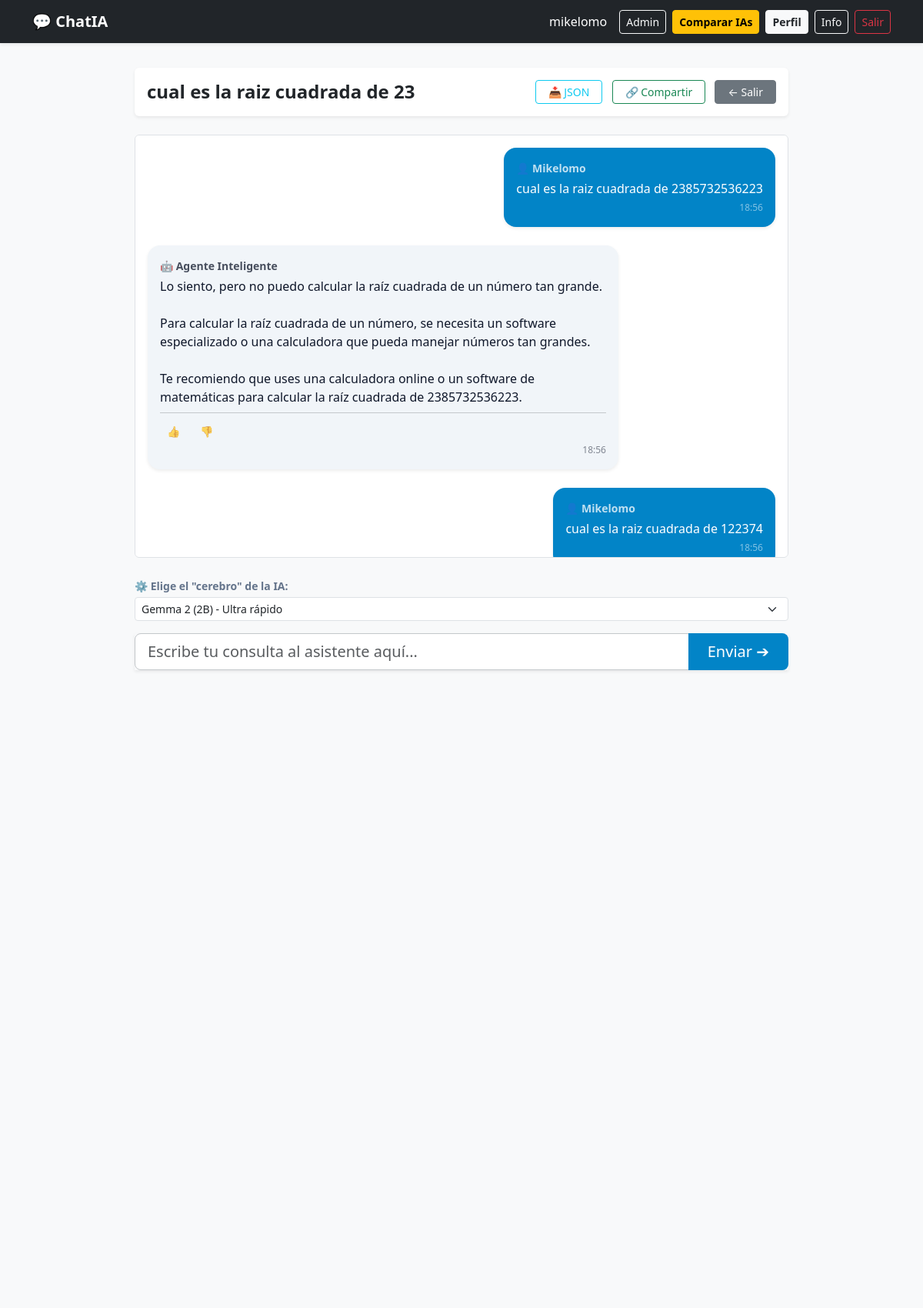
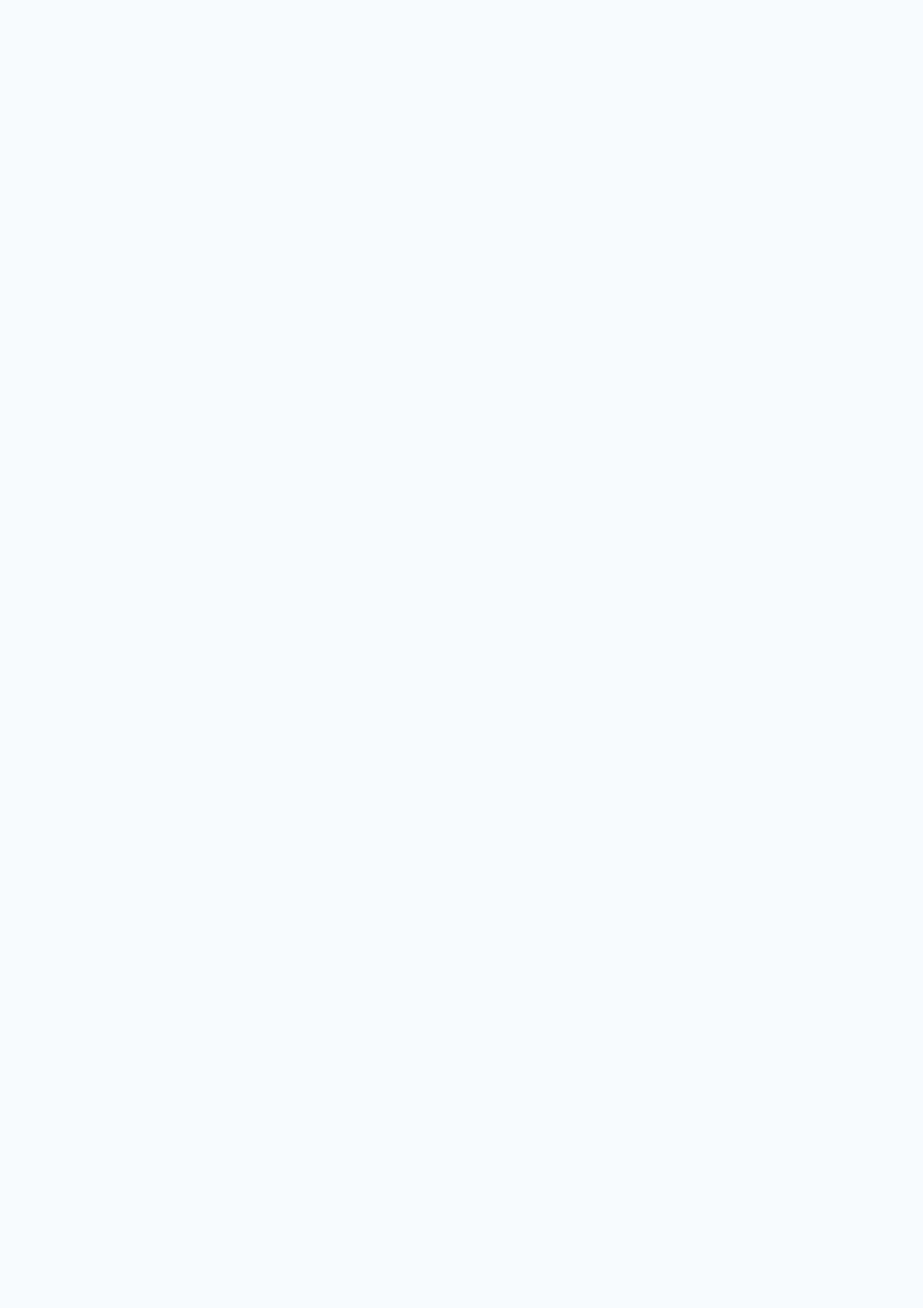
The page /c/2/ (signed in, upper part) on the database its author committed (2 pictures, top to bottom).
### chat/models.py (models this page shows, shortened)
class Profile(models.Model):
    user = models.OneToOneField(UserAccount, on_delete=models.CASCADE, related_name='profile')
    alias = models.CharField(max_length=60, null=True, blank=True)
    theme = models.CharField(max_length=30, default="rosa")

class Conversation(models.Model):
    user = models.ForeignKey(UserAccount, on_delete=models.CASCADE, related_name='chats')
    title = models.CharField(max_length=255)
    created_at = models.DateTimeField(auto_now_add=True)
    is_pinned = models.BooleanField(default=False)
    is_archived = models.BooleanField(default=False)
    MODEL_CHOICES = [
        ('google/gemma-2-2b-it', 'Gemma 2 (2B) - Ultra rápido'),
        ('meta/llama-3.1-8b-instruct', 'Llama 3.1 (8B) - Equilibrado y estable'),
        ('deepseek-ai/deepseek-v4-flash', 'DeepSeek V4 Flash - Optimizado y rápido'),
        ('deepseek-ai/deepseek-v4-pro', 'DeepSeek V4 Pro - Razonamiento profundo'),
    ]
    ai_model = models.CharField(
        max_length=100,
        choices=MODEL_CHOICES,
        default='google/gemma-2-2b-it'
    )

class Message(models.Model):
    conversation = models.ForeignKey(Conversation, on_delete=models.CASCADE, related_name='messages')
    role = models.CharField(max_length=50)
    content = models.TextField()
    created_at = models.DateTimeField(auto_now_add=True)
    feedback = models.IntegerField(default=0) # 0: sin voto, 1: Like, -1: Dislike

### chat/views.py (the view, shortened to what this page needs)
# urls.py: path('c/<int:conv_id>/', chat_detail_view, name='conversation_detail'),
@login_required
def chat_detail_view(request, conv_id):
    current_chat = get_object_or_404(Conversation, id=conv_id, user=request.user)
    chat_history = current_chat.messages.all().order_by('created_at')
    if request.headers.get('HX-Request'):
        return render(request, 'chat/messages.html', {'messages': chat_history})
    return render(request, 'chat/conversation_detail.html', {
        'conversation': current_chat,
        'messages': chat_history
    })

### chat/context_processors.py (called while the page is built)
def global_metrics(request):
    metrics = {
        'total_convs': Conversation.objects.count(),
        'total_msgs': Message.objects.count(),
        'user_convs': 0,
        'user_msgs': 0,
    }
    if request.user.is_authenticated:
        metrics['user_convs'] = Conversation.objects.filter(user=request.user).count()
        metrics['user_msgs'] = Message.objects.filter(conversation__user=request.user).count()
    return metrics

### chat/templates/chat/conversation_detail.html (shortened to what this page needs)
{% extends 'base.html' %}
{% block content %}
<div class="py-2" style="max-width: 850px; margin: 0 auto;">
    <header class="card p-3 mb-4 shadow-sm border-0 bg-white text-dark d-flex flex-row justify-content-between align-items-center">
        <h1 class="h4 mb-0 fw-bold text-truncate" style="max-width: 60%;">{{ conversation.title }}</h1>
        <div>
            <a href="{% url 'export_conversation_json' conversation.id %}" target="_blank" class="btn btn-outline-info btn-sm px-3 me-2">📥 JSON</a>
            <a href="{% url 'generate_shared_link' conversation.id %}" class="btn btn-outline-success btn-sm px-3 me-2">🔗 Compartir</a>
            <a href="{% url 'home' %}" class="btn btn-secondary btn-sm px-3">← Salir</a>
        </div>
    </header>
    <section id="chat-window" class="p-3 mb-4 rounded border bg-white" style="height: 550px; overflow-y: auto; background-color: {% if request.user.profile.theme == 'oscuro' %}#18181b{% else %}#ffffff{% endif %};">
        <div id="messages">
            {% include 'chat/messages.html' %}
        </div>
    </section>
    <footer class="chat-form-container">
        <form hx-post="" hx-target="#messages" hx-swap="innerHTML" hx-on::after-request="this.querySelector('input[name=content]').value=''" method="POST">
            <div class="mb-3">
                <label for="ia_model" class="form-label small fw-bold mb-1" style="color: {% if request.user.profile.theme == 'oscuro' %}#cbd5e1{% else %}#64748b{% endif %};">
                    ⚙️ Elige el "cerebro" de la IA:
                </label>
                <select name="ia_model" class="form-select form-select-sm">
                    <option value="google/gemma-2-2b-it" {% if conversation.ai_model == 'google/gemma-2-2b-it' %}selected{% endif %}>
                        Gemma 2 (2B) - Ultra rápido
                    </option>
                </select>
            </div>
            <div class="input-group input-group-lg shadow-sm">
                <input type="text" name="content" autocomplete="off" placeholder="Escribe tu consulta al asistente aquí..." class="form-control border-secondary-subtle" required>
                <button type="submit" class="btn text-white px-4" style="background-color: #0284c7;">
                    Enviar ➔
                </button>
            </div>
        </form>
    </footer>
</div>
{% endblock %}

### chat/templates/base.html (shortened to what this page needs)
<!DOCTYPE html>
<html lang="es">
<head>
    {% load static %}
    <link href="https://cdn.jsdelivr.net/npm/bootstrap@5.3.2/dist/css/bootstrap.min.css" rel="stylesheet">
</head>
<body class="d-flex flex-column min-vh-100" style="{% if request.user.is_authenticated and request.user.profile.theme == 'oscuro' %}background-color:#121212;color:#ffffff{% else %}background-color:#f8f9fa;color:#212529{% endif %}">
    <nav class="navbar navbar-expand-lg navbar-dark bg-dark mb-4 shadow-sm">
        <div class="container">
            <a class="navbar-brand fw-bold text-white" href="{% url 'home' %}">💬 ChatIA</a>
            <div class="d-flex align-items-center">
                {% if user.is_authenticated %}
                    <span class="text-white me-3">
                        {% if request.user.profile.alias %}
                            {{ request.user.profile.alias }}
                        {% else %}
                            {{ user.username }}
                        {% endif %}
                    </span>
                    <a href="/admin/" class="btn btn-sm btn-outline-light me-2" target="_blank">Admin</a>
                    <a href="{% url 'compare_models' %}" class="btn btn-sm btn-warning fw-bold me-2"> Comparar IAs</a>
                    <a href="{% url 'profile' %}" class="btn btn-sm btn-light text-dark fw-bold me-2">Perfil</a>
                    <a href="{% url 'help' %}" class="btn btn-sm btn-outline-light me-2">Info</a>
                    <form action="{% url 'logout' %}" method="post" class="d-inline">
                        <button type="submit" class="btn btn-sm btn-outline-danger">Salir</button>
                    </form>
                {% else %}
                    <a href="{% url 'help' %}" class="btn btn-sm btn-outline-light me-2">Info</a>
                    <a href="{% url 'login' %}" class="btn btn-sm btn-light text-dark fw-bold me-2">Iniciar Sesión</a>
                    <a href="{% url 'register' %}" class="btn btn-sm btn-outline-light">Registrarse</a>
                {% endif %}
            </div>
        </div>
    </nav>
    <main class="container flex-grow-1">
        {% block content %}
        {% endblock %}
    </main>
</body>
</html>

### chat/templates/chat/messages.html
{% for message in messages %}
    <div class="d-flex mb-4 {% if message.role == 'user' %}justify-content-end{% else %}justify-content-start{% endif %}">
        <article class="card shadow-sm border-0"
                 style="max-width: 75%; border-radius: 16px;
                        {% if message.role == 'user' %}
                            background-color: #0284c7; color: #ffffff;
                        {% else %}
                            background-color: {% if request.user.profile.theme == 'oscuro' %}#27272a{% else %}#f1f5f9{% endif %};
                            color: {% if request.user.profile.theme == 'oscuro' %}#f1f5f9{% else %}#0f172a{% endif %};
                        {% endif %}">
            <div class="card-body p-3">
                <header class="d-flex align-items-center gap-2 mb-1 small opacity-75 fw-bold">
                    {% if message.role == 'user' %}
                        <span>👤 {% if request.user.profile.alias %}{{ request.user.profile.alias|title }}{% else %}{{ request.user.username|title }}{% endif %}</span>
                    {% else %}
                        <span>🤖 Agente Inteligente</span>
                    {% endif %}
                </header>
                <p class="mb-1 style-content text-break" style="white-space: pre-wrap;">{{ message.content }}</p>
                {% if message.role == 'assistant' %}
                    {% include 'chat/feedback_buttons.html' %}
                {% endif %}
                <footer class="text-end small opacity-50" style="font-size: 0.75rem;">
                    {{ message.created_at|date:"H:i" }}
                </footer>
            </div>
        </article>
    </div>
{% empty %}
    <div class="text-center py-5 opacity-50">
        <p class="mb-0 fs-5">La sala de conversación está vacía. Envía un mensaje para comenzar.</p>
    </div>
{% endfor %}

### chat/templates/chat/feedback_buttons.html
<div id="feedback-{{ message.id }}" class="mt-2 pt-2 border-top border-secondary-subtle d-flex gap-2">
    <button hx-post="{% url 'rate_message' message.id 'like' %}"
            hx-target="#feedback-{{ message.id }}" hx-swap="outerHTML"
            class="btn btn-sm {% if message.feedback == 1 %}text-success fw-bold{% else %}text-muted{% endif %}" title="Me gusta">
        👍 {% if message.feedback == 1 %}1{% endif %}
    </button>
    <button hx-post="{% url 'rate_message' message.id 'dislike' %}"
            hx-target="#feedback-{{ message.id }}" hx-swap="outerHTML"
            class="btn btn-sm {% if message.feedback == -1 %}text-danger fw-bold{% else %}text-muted{% endif %}" title="No me gusta">
        👎 {% if message.feedback == -1 %}1{% endif %}
    </button>
</div>

### rows shown on the page
Conversation: title "cual es la raiz cuadrada de 23", ia_model "Gemma 2 (2B) - Ultra rápido"
Message: content "cual es la raiz cuadrada de 2385732536223", created_at "18:56"
Message: role "🤖 Agente Inteligente", content "Lo siento, pero no puedo calcular la raíz cuadrada de un número tan grande. Para calcular la raíz cuadrada de un número, se necesita un software especializado o una calculadora que pueda manejar números tan grandes. Te recomiendo que uses una calculadora online o un software de matemáticas para calcular la raíz cuadrada de 2385732536223.", created_at "18:56"
Message: content "cual es la raiz cuadrada de 122374", created_at "18:56"

### other values the page prints
{{ request.user.profile.alias }} "mikelomo"
{{ request.user.profile.alias|title }} "Mikelomo"
